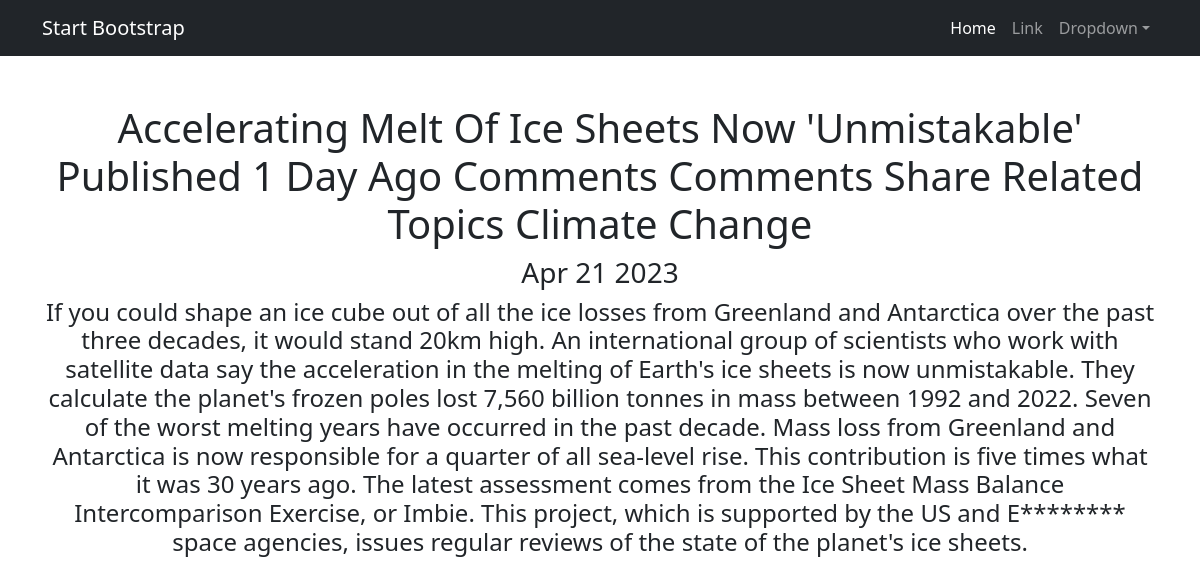
/news/30/, run on the app's committed database.
### news_portal/models.py (models this page shows, shortened)
class Post(models.Model):
    news = "NS"
    article = "AC"
    TYPE = [
        (news, 'News'),
        (article, 'Article')
    ]
    author = models.ForeignKey("Author", on_delete=models.CASCADE)
    type = models.CharField(max_length=2, choices=TYPE, default=news)
    post_time_in = models.DateTimeField(auto_now_add=True)
    category = models.ManyToManyField("Category", through="PostCategory")
    title = models.CharField(max_length=255)
    post_text = models.TextField()
    post_rating = models.FloatField(default=0.0)
    def __str__(self):
        return f'{self.title.title()}'

### news_portal/views.py (the view)
# urls.py: path('<int:pk>/', (NewsDetail.as_view()), name='news_detail'),
class NewsDetail(DetailView):
    model = Post
    template_name = "post.html"
    context_object_name = 'post'
    def get_object(self, *args, **kwargs):
        obj = cache.get(f'news-{self.kwargs["pk"]}', None)
        if not obj:
            obj = super().get_object(queryset=self.queryset)
            cache.set(f'news-{self.kwargs["pk"]}', obj)
        return obj

### news_portal/templatetags/news_filters.py (called while the page is built)
@register.filter()
def cenzor(value):
    mat = ['idiot', 'fizz', 'nasty', 'euro']
    word = ''
    text = value.split()
    for i in range(len(text)):
        for j in mat:
            if j in text[i].lower():
                for c in (text[i]):
                    word += '*' if c.isalpha() else c
                    text[i] = text[i][0] + word
    return ' '.join(text)

### templates/post.html (shortened to what this page needs)
{% extends 'flatpages/default.html' %}
{% load news_filters %}
{% load cache %}
{% cache 20 post %}
    {% block content %}
        <h1>{{ post }}</h1>
        <h3>{{ post.post_time_in | date:'M d Y' }}</h3>
        <h4>{{ post.post_text | cenzor }}</h4>
    {% endblock content %}
{% endcache %}

### data on the page
Post: title "Accelerating Melt Of Ice Sheets Now 'Unmistakable' Published 1 Day Ago Comments Comments Share Related Topics Climate Change", post_time_in "Apr 21 2023", post_text|cenzor "If you could shape an ice cube out of all the ice losses from Greenland and Antarctica over the past three decades, it would stand 20km high. An international group of scientists who work with satellite data say the acceleration in the melting of Earth's ice sheets is now unmistakable. They calculate the planet's frozen poles lost 7,560 billion tonnes in mass between 1992 and 2022. Seven of the worst melting years have occurred in the past decade. Mass loss from Greenland and Antarctica is now responsible for a quarter of all sea-level rise. This contribution is five times what it was 30 years ago. The latest assessment comes from the Ice Sheet Mass Balance Intercomparison Exercise, or…"
